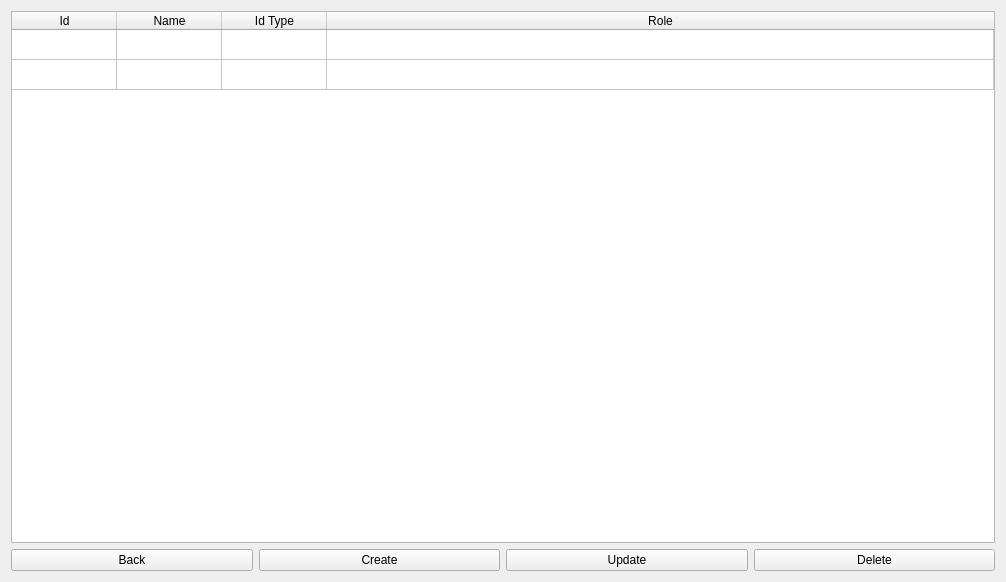
<?xml version="1.0" encoding="UTF-8"?>
<ui version="4.0">
 <class>TableWidget</class>
 <widget class="QWidget" name="TableWidget">
  <property name="geometry">
   <rect>
    <x>0</x>
    <y>0</y>
    <width>1006</width>
    <height>582</height>
   </rect>
  </property>
  <property name="windowTitle">
   <string>Form</string>
  </property>
  <layout class="QVBoxLayout" name="verticalLayout_2">
   <item>
    <widget class="QTableWidget" name="tableWidget">
     <property name="rowCount">
      <number>2</number>
     </property>
     <property name="columnCount">
      <number>4</number>
     </property>
     <attribute name="horizontalHeaderVisible">
      <bool>true</bool>
     </attribute>
     <attribute name="horizontalHeaderCascadingSectionResizes">
      <bool>false</bool>
     </attribute>
     <attribute name="horizontalHeaderMinimumSectionSize">
      <number>27</number>
     </attribute>
     <attribute name="horizontalHeaderDefaultSectionSize">
      <number>105</number>
     </attribute>
     <attribute name="horizontalHeaderShowSortIndicator" stdset="0">
      <bool>false</bool>
     </attribute>
     <attribute name="horizontalHeaderStretchLastSection">
      <bool>true</bool>
     </attribute>
     <attribute name="verticalHeaderVisible">
      <bool>false</bool>
     </attribute>
     <row/>
     <row/>
     <column>
      <property name="text">
       <string>Id</string>
      </property>
      <property name="textAlignment">
       <set>AlignCenter</set>
      </property>
     </column>
     <column>
      <property name="text">
       <string>Name</string>
      </property>
     </column>
     <column>
      <property name="text">
       <string>Id Type</string>
      </property>
     </column>
     <column>
      <property name="text">
       <string>Role</string>
      </property>
     </column>
    </widget>
   </item>
   <item>
    <layout class="QHBoxLayout" name="horizontalLayout">
     <item>
      <widget class="QPushButton" name="pb_back">
       <property name="text">
        <string>Back</string>
       </property>
      </widget>
     </item>
     <item>
      <widget class="QPushButton" name="pb_create">
       <property name="text">
        <string>Create</string>
       </property>
      </widget>
     </item>
     <item>
      <widget class="QPushButton" name="pb_update">
       <property name="text">
        <string>Update</string>
       </property>
      </widget>
     </item>
     <item>
      <widget class="QPushButton" name="pb_delete">
       <property name="text">
        <string>Delete</string>
       </property>
      </widget>
     </item>
    </layout>
   </item>
  </layout>
 </widget>
 <resources/>
 <connections/>
</ui>
